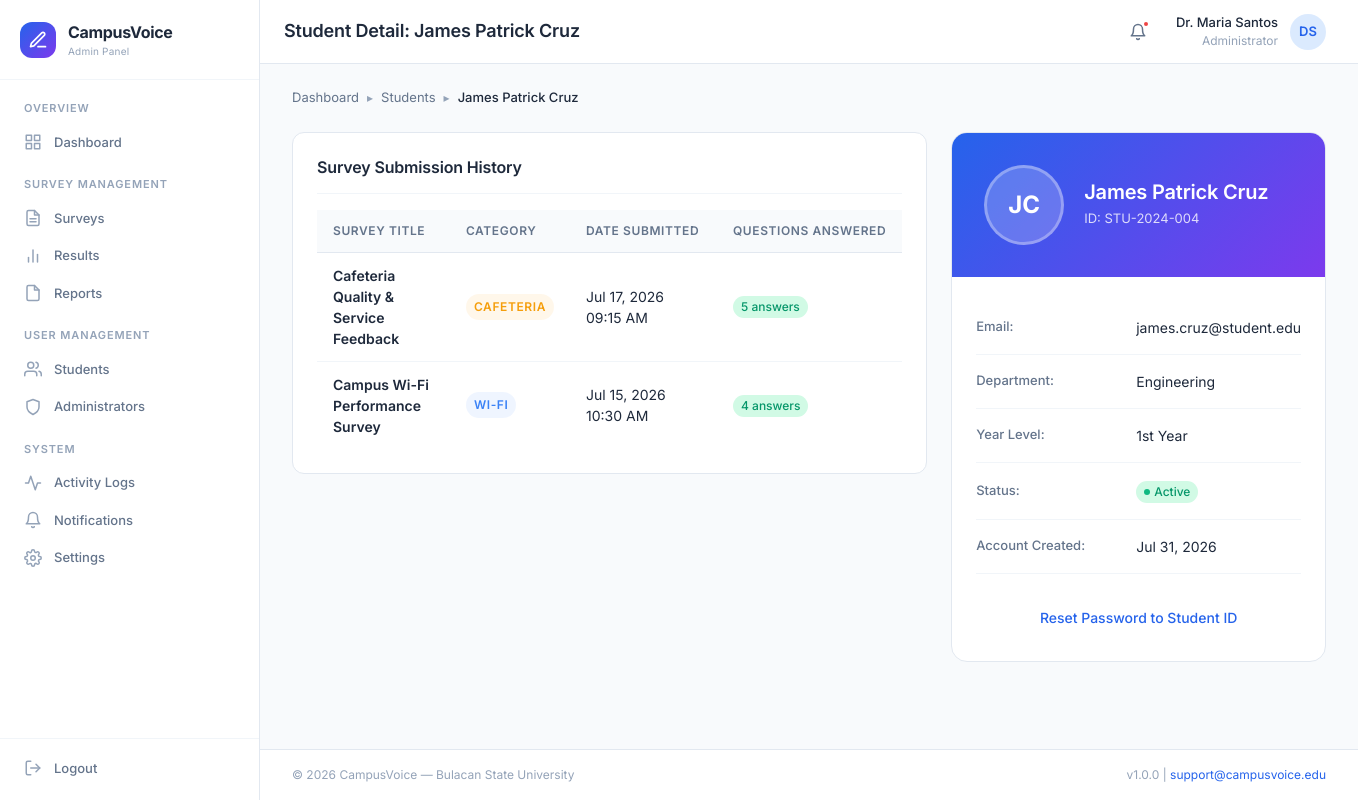
Page /admin/students/detail.php?id=4 (signed in) on the committed database.
### tables this page shows
CREATE TABLE `students` (
    `student_id` INT AUTO_INCREMENT PRIMARY KEY,
    `student_number` VARCHAR(50) NOT NULL,
    `full_name` VARCHAR(150) NOT NULL,
    `email` VARCHAR(255) DEFAULT NULL,
    `password_hash` VARCHAR(255) NOT NULL,
    `must_change_password` TINYINT(1) NOT NULL DEFAULT 1,
    `contact_info` TEXT DEFAULT NULL,
    `department` VARCHAR(100) DEFAULT NULL,
    `year_level` VARCHAR(20) DEFAULT NULL,
    `status` ENUM('active', 'inactive') NOT NULL DEFAULT 'active',
    `created_at` DATETIME NOT NULL DEFAULT CURRENT_TIMESTAMP,
    `updated_at` DATETIME DEFAULT NULL ON UPDATE CURRENT_TIMESTAMP,
    UNIQUE KEY `uk_student_number` (`student_number`),
    INDEX `idx_status` (`status`)
);

CREATE TABLE `surveys` (
    `survey_id` INT AUTO_INCREMENT PRIMARY KEY,
    `title` VARCHAR(255) NOT NULL,
    `description` TEXT DEFAULT NULL,
    `category` VARCHAR(100) NOT NULL DEFAULT 'General',
    `open_date` DATETIME DEFAULT NULL,
    `close_date` DATETIME DEFAULT NULL,
    `status` ENUM('draft', 'active', 'closed', 'archived') NOT NULL DEFAULT 'draft',
    `created_by` INT NOT NULL,
    `created_at` DATETIME NOT NULL DEFAULT CURRENT_TIMESTAMP,
    `updated_at` DATETIME DEFAULT NULL ON UPDATE CURRENT_TIMESTAMP,
    INDEX `idx_status` (`status`),
    INDEX `idx_created_by` (`created_by`),
    INDEX `idx_dates` (`open_date`, `close_date`),
    CONSTRAINT `fk_surveys_admin` FOREIGN KEY (`created_by`) REFERENCES `administrators`(`admin_id`) ON UPDATE CASCADE
);

### config/session.php (called while the page is built, shortened)
<?php
function getCurrentRole() {
    return $_SESSION['role'] ?? null;
}
function getCurrentUserName() {
    return $_SESSION['full_name'] ?? null;
}

### admin/students/detail.php (the view, shortened to what this page needs)
<?php
require_once __DIR__ . '/../../utils/helpers.php';
$studentId = (int)($_GET['id'] ?? 0);
$pdo = db();
$stmt = $pdo->prepare("SELECT * FROM students WHERE student_id = ?");
$stmt->execute([$studentId]);
$student = $stmt->fetch();
$stmt = $pdo->prepare("
    SELECT s.survey_id, s.title as survey_title, s.category, r.submitted_at, COUNT(r.response_id) as answered_questions
    FROM responses r
    JOIN surveys s ON r.survey_id = s.survey_id
    WHERE r.student_id = ?
    GROUP BY s.survey_id, s.title, s.category, r.submitted_at
    ORDER BY r.submitted_at DESC
");
$stmt->execute([$studentId]);
$history = $stmt->fetchAll();
$pageTitle = 'Student Detail: ' . $student['full_name'];
require_once __DIR__ . '/../../includes/header.php';
?>
<div class="breadcrumbs">
    <div class="breadcrumb-item"><a href="<?= BASE_URL ?>/admin/dashboard">Dashboard</a></div>
    <span class="breadcrumb-separator">▸</span>
    <div class="breadcrumb-item"><a href="<?= BASE_URL ?>/admin/students">Students</a></div>
    <span class="breadcrumb-separator">▸</span>
    <div class="breadcrumb-item active"><?= e($student['full_name']) ?></div>
</div>
<div class="dashboard-grid">
    <div>
        <div class="card">
            <div class="card-header">
                <h3 class="card-title">Survey Submission History</h3>
            </div>
            <div class="card-body" style="padding: 0;">
                <?php if (empty($history)): ?>
                    <div class="empty-state">
                        <div class="empty-state-title">No submissions recorded</div>
                        <p class="empty-state-description">This student has not submitted any survey responses yet.</p>
                    </div>
                <?php else: ?>
                    <div class="data-table-responsive">
                        <table class="data-table">
                            <thead>
                                <tr>
                                    <th>Survey Title</th>
                                    <th>Category</th>
                                    <th>Date Submitted</th>
                                    <th>Questions Answered</th>
                                </tr>
                            </thead>
                            <tbody>
                                <?php foreach ($history as $item): ?>
                                <tr>
                                    <td class="font-semibold"><?= e($item['survey_title']) ?></td>
                                    <td><?= getCategoryBadge($item['category']) ?></td>
                                    <td><?= formatDateTime($item['submitted_at']) ?></td>
                                    <td><span class="badge badge-success"><?= $item['answered_questions'] ?> answers</span></td>
                                </tr>
                                <?php endforeach; ?>
                            </tbody>
                        </table>
                    </div>
                <?php endif; ?>
            </div>
        </div>
    </div>
    <div>
        <div class="profile-card">
            <div class="profile-header">
                <div class="profile-avatar"><?= getInitials($student['full_name']) ?></div>
                <div class="profile-info">
                    <h2><?= e($student['full_name']) ?></h2>
                    <p>ID: <?= e($student['student_number']) ?></p>
                </div>
            </div>
            <div class="profile-body">
                <div class="profile-detail-row">
                    <div class="profile-detail-label">Email:</div>
                    <div class="profile-detail-value"><?= e($student['email'] ?: '—') ?></div>
                </div>
                <div class="profile-detail-row">
                    <div class="profile-detail-label">Department:</div>
                    <div class="profile-detail-value"><?= e($student['department'] ?: '—') ?></div>
                </div>
                <div class="profile-detail-row">
                    <div class="profile-detail-label">Year Level:</div>
                    <div class="profile-detail-value"><?= e($student['year_level'] ?: '—') ?></div>
                </div>
                <div class="profile-detail-row">
                    <div class="profile-detail-label">Status:</div>
                    <div class="profile-detail-value"><?= getUserStatusBadge($student['status']) ?></div>
                </div>
                <div class="profile-detail-row">
                    <div class="profile-detail-label">Account Created:</div>
                    <div class="profile-detail-value"><?= formatDate($student['created_at']) ?></div>
                </div>
                <div style="margin-top: var(--space-6);">
                    <a href="<?= BASE_URL ?>/admin/students/reset_password?id=<?= $student['student_id'] ?>" class="btn btn-warning w-full" onclick="return confirm('Reset password to Student ID?');">
                        Reset Password to Student ID
                    </a>
                </div>
            </div>
        </div>
    </div>
</div>
<?php require_once __DIR__ . '/../../includes/footer.php'; ?>

### includes/header.php (shortened to what this page needs)
<?php
$currentRole = getCurrentRole();
$userName = getCurrentUserName();
$userInitials = '';
if ($userName) {
    $parts = explode(' ', $userName);
    $userInitials = strtoupper(substr($parts[0], 0, 1));
    if (count($parts) > 1) {
        $userInitials .= strtoupper(substr(end($parts), 0, 1));
    }
}
?>
<!DOCTYPE html>
<html lang="en">
<head>
    <link rel="stylesheet" href="<?= BASE_URL ?>/assets/css/variables.css">
    <link rel="stylesheet" href="<?= BASE_URL ?>/assets/css/base.css">
    <link rel="stylesheet" href="<?= BASE_URL ?>/assets/css/components.css">
    <link rel="stylesheet" href="<?= BASE_URL ?>/assets/css/layout.css">
    <link rel="stylesheet" href="<?= BASE_URL ?>/assets/css/pages.css">
    <link rel="stylesheet" href="<?= BASE_URL ?>/assets/css/responsive.css">
    <link rel="stylesheet" href="<?= BASE_URL ?>/assets/css/print.css">
</head>
<body>
    <div class="app-layout">
        <?php
        if ($currentRole === ROLE_STUDENT) {
            require_once __DIR__ . '/sidebar_student.php';
        } else {
            require_once __DIR__ . '/sidebar_admin.php';
        }
        ?>
        <div class="app-main">
            <header class="app-header">
                <div class="header-left">
                    <h1 class="header-title"><?= htmlspecialchars($pageTitle ?? 'Dashboard') ?></h1>
                </div>
                <div class="header-right">
                    <button class="header-btn" data-tooltip="Notifications" onclick="window.location.href='<?= BASE_URL ?>/<?= $currentRole === ROLE_STUDENT ? 'student' : 'admin' ?>/notifications'">
                        <svg width="18" height="18" viewBox="0 0 24 24" fill="none" stroke="currentColor" stroke-width="2" stroke-linecap="round" stroke-linejoin="round">
                            <path d="M18 8A6 6 0 0 0 6 8c0 7-3 9-3 9h18s-3-2-3-9"></path>
                            <path d="M13.73 21a2 2 0 0 1-3.46 0"></path>
                        </svg>
                        <span class="notification-dot"></span>
                    </button>
                    <div class="dropdown">
                        <div class="header-profile dropdown-trigger">
                            <div class="header-profile-info">
                                <div class="header-profile-name"><?= htmlspecialchars($userName ?? 'User') ?></div>
                                <div class="header-profile-role"><?= $currentRole === ROLE_STUDENT ? 'Student' : 'Administrator' ?></div>
                            </div>
                            <div class="avatar"><?= htmlspecialchars($userInitials) ?></div>
                        </div>
                    </div>
                </div>
            </header>
            <main class="app-content">

### utils/helpers.php (shortened to what this page needs)
<?php
function e($string) {
    return htmlspecialchars($string ?? '', ENT_QUOTES, 'UTF-8');
}
function formatDate($date, $format = 'M d, Y') {
    return date($format, strtotime($date));
}
function formatDateTime($date, $format = 'M d, Y h:i A') {
    return date($format, strtotime($date));
}
function getUserStatusBadge($status) {
    if ($status === 'active') {
        return '<span class="badge badge-success"><span class="badge-dot active"></span> Active</span>';
    }
    return '<span class="badge badge-gray"><span class="badge-dot inactive"></span> Inactive</span>';
}
function getCategoryInfo($category) {
    $categories = SURVEY_CATEGORIES;
    return $categories[$category] ?? $categories['General'];
}
function getCategoryBadge($category) {
    $info = getCategoryInfo($category);
    return '<span class="survey-card-category" style="background: ' . $info['color'] . '15; color: ' . $info['color'] . ';">' . e($category) . '</span>';
}
function getInitials($name) {
    $parts = explode(' ', trim($name));
    $initials = strtoupper(substr($parts[0], 0, 1));
    if (count($parts) > 1) {
        $initials .= strtoupper(substr(end($parts), 0, 1));
    }
    return $initials;
}

### assets/css/variables.css (style rules this page uses)
:root { --color-primary: #2563EB; --color-primary-hover: #1D4ED8; --color-primary-active: #1E40AF; --color-primary-light: #DBEAFE; --color-primary-lighter: #EFF6FF; --color-primary-50: #EFF6FF; --color-primary-100: #DBEAFE; --color-primary-500: #3B82F6; --color-primary-600: #2563EB; --color-primary-700: #1D4ED8; --color-primary-800: #1E40AF; --color-secondary: #059669; --color-secondary-hover: #047857; --color-secondary-light: #D1FAE5; --color-secondary-lighter: #ECFDF5; --color-accent: #7C3AED; --color-accent-hover: #6D28D9; --color-accent-light: #EDE9FE; --color-accent-lighter: #F5F3FF; --color-gray-50: #F8FAFC; --color-gray-100: #F1F5F9; --color-gray-200: #E2E8F0; --color-gray-300: #CBD5E1; --color-gray-400: #94A3B8; --color-gray-500: #64748B; --color-gray-600: #475569; --color-gray-700: #334155; --color-gray-800: #1E293B; --color-gray-900: #0F172A; --color-success: #10B981; --color-success-light: #D1FAE5; --color-success-dark: #059669; --color-warning: #F59E0B; --color-warning-light: #FEF3C7; --color-warning-dark: #D97706; --color-error: #EF4444; --color-error-light: #FEE2E2; --color-error-dark: #DC2626; --color-info: #3B82F6; --color-info-light: #DBEAFE; --color-bg: #F8FAFC; --color-bg-alt: #F1F5F9; --color-surface: #FFFFFF; --color-surface-hover: #F8FAFC; --color-surface-elevated: #FFFFFF; --color-text: #1E293B; --color-text-secondary: #64748B; --color-text-tertiary: #94A3B8; --color-text-inverse: #FFFFFF; --color-text-link: #2563EB; --color-border: #E2E8F0; --color-border-hover: #CBD5E1; --color-border-focus: #2563EB; --color-divider: #F1F5F9; --font-family: 'Inter', -apple-system, BlinkMacSystemFont, 'Segoe UI', Roboto, sans-serif; --font-mono: 'JetBrains Mono', 'Fira Code', 'Consolas', monospace; --font-size-xs: 0.75rem; --font-size-sm: 0.8125rem; --font-size-base: 0.875rem; --font-size-md: 1rem; --font-size-lg: 1.125rem; --font-size-xl: 1.25rem; --font-size-2xl: 1.5rem; --font-size-3xl: 1.875rem; --font-size-4xl: 2.25rem; --font-weight-normal: 400; --font-weight-medium: 500; --font-weight-semibold: 600; --font-weight-bold: 700; --line-height-tight: 1.25; --line-height-normal: 1.5; --line-height-relaxed: 1.75; --space-0: 0; --space-1: 0.25rem; --space-2: 0.5rem; --space-3: 0.75rem; --space-4: 1rem; --space-5: 1.25rem; --space-6: 1.5rem; --space-8: 2rem; --space-10: 2.5rem; --space-12: 3rem; --space-16: 4rem; --space-20: 5rem; --radius-sm: 4px; --radius-md: 8px; --radius-lg: 12px; --radius-xl: 16px; --radius-2xl: 20px; --radius-full: 9999px; --shadow-xs: 0 1px 2px rgba(0, 0, 0, 0.04); --shadow-sm: 0 1px 3px rgba(0, 0, 0, 0.06), 0 1px 2px rgba(0, 0, 0, 0.04); --shadow-md: 0 4px 6px -1px rgba(0, 0, 0, 0.07), 0 2px 4px -2px rgba(0, 0, 0, 0.05); --shadow-lg: 0 10px 15px -3px rgba(0, 0, 0, 0.08), 0 4px 6px -4px rgba(0, 0, 0, 0.04); --shadow-xl: 0 20px 25px -5px rgba(0, 0, 0, 0.08), 0 8px 10px -6px rgba(0, 0, 0, 0.04); --shadow-inner: inset 0 2px 4px rgba(0, 0, 0, 0.05); --shadow-focus: 0 0 0 3px rgba(37, 99, 235, 0.15); --transition-fast: 150ms ease; --transition-base: 200ms ease; --transition-slow: 300ms ease; --transition-spring: 200ms cubic-bezier(0.34, 1.56, 0.64, 1); --z-dropdown: 100; --z-sticky: 200; --z-overlay: 300; --z-modal: 400; --z-toast: 500; --z-tooltip: 600; --sidebar-width: 260px; --sidebar-collapsed-width: 72px; --header-height: 64px; --content-max-width: 1280px; }

### rows in the picture
students: full_name "Student Detail: James Patrick Cruz", full_name "James Patrick Cruz", full_name "JC", student_number "STU-2024-004", email "james.cruz@student.edu", department "Engineering", year_level "1st Year", created_at "Jul 31, 2026"
surveys: title "Cafeteria Quality & Service Feedback", category "CAFETERIA", submitted_at "Jul 17, 2026 09:15 AM", answered_questions "5"
surveys: title "Campus Wi-Fi Performance Survey", category "WI-FI", submitted_at "Jul 15, 2026 10:30 AM", answered_questions "4"

### other values in the picture
APP_NAME "CampusVoice"
$userName "Dr. Maria Santos"
$userInitials "DS"
APP_SCHOOL "Bulacan State University"
APP_VERSION "1.0.0"
APP_SUPPORT_EMAIL "support@campusvoice.edu"
